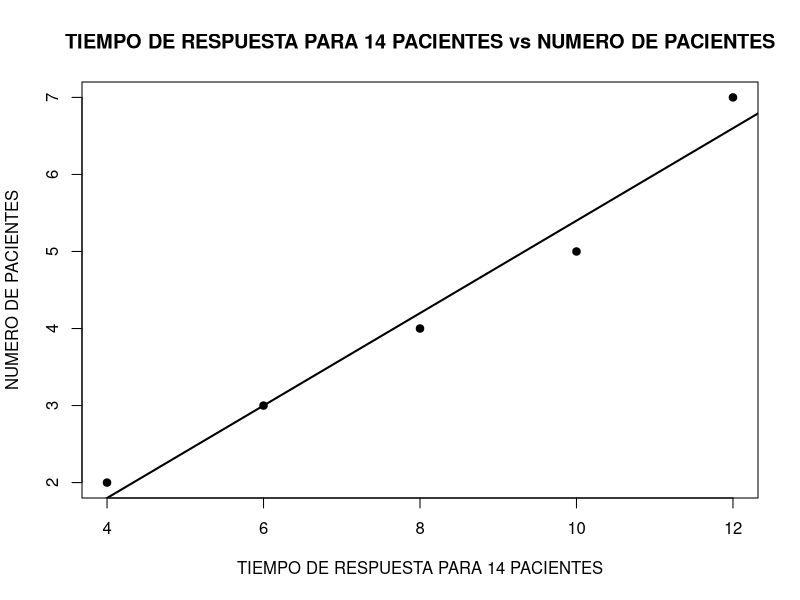

Generate this figure with R:
## ---- chunk 1
#DATOS
x<-c(4,6,8,10,12)
y<-c(2,3,4,5,7)
## ---- chunk 2
#COEFICIENTE DE CORRELACIÓN DE PEARSSON
cor(x,y)
## ---- chunk 3
#OBTENIENDO COEFICIENTES DE LA REGRESIÓN
#MODELO
modelo<-lm(y~x)
coef(modelo)
## ---- chunk 4
#NUMERO DE PACIENTES
#TIEMPO DE RESPUESTA PARA 14 PACIENTES

predict(modelo,data.frame(x=14))
## ---- chunk 5
#gráfico

plot(x,y,main = "TIEMPO DE RESPUESTA PARA 14 PACIENTES vs NUMERO DE PACIENTES",
     xlab = "TIEMPO DE RESPUESTA PARA 14 PACIENTES",
     ylab = "NUMERO DE PACIENTES",pch=19)
abline(modelo,lwd=2)
